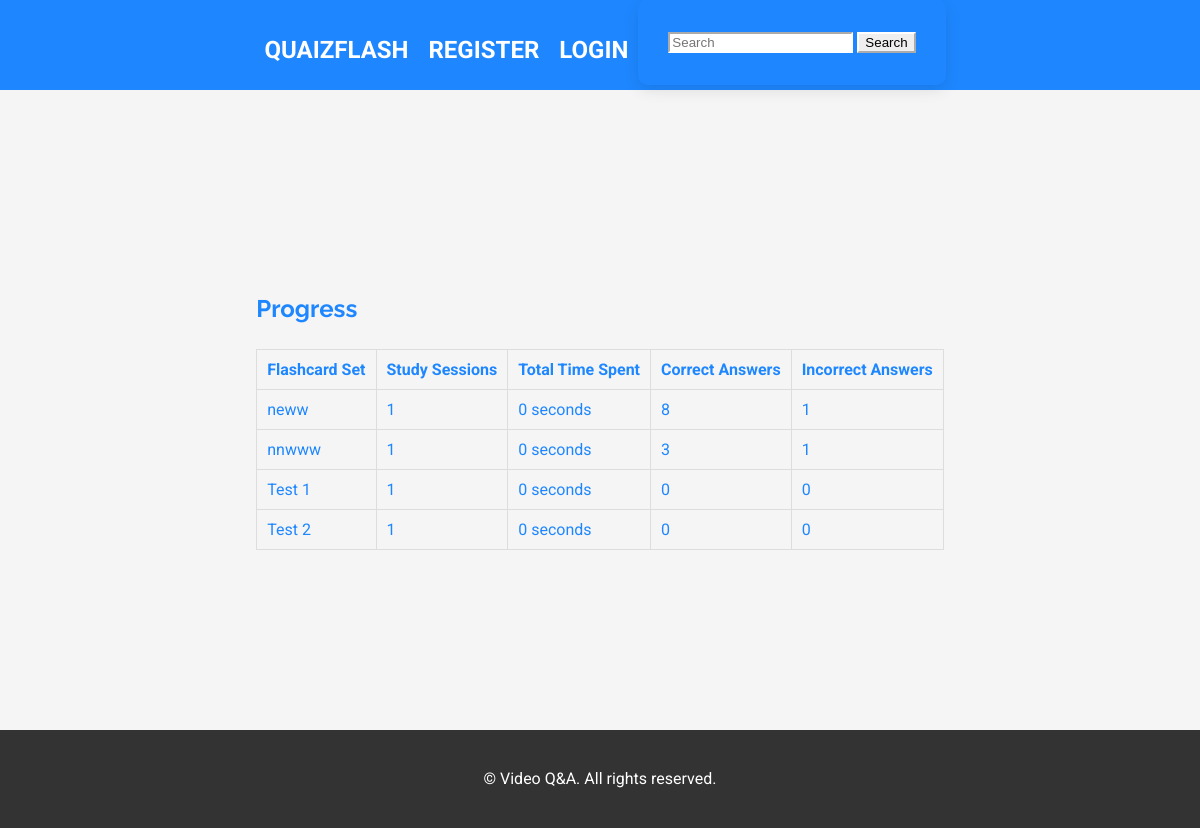
Page /progress (signed in) on the committed database.
### models.py (models this page shows, shortened)
class FlashcardInteraction(db.Model):
    id = db.Column(db.Integer, primary_key=True)
    study_session_id = db.Column(db.Integer, db.ForeignKey('study_session.id'), nullable=False)
    flashcard_id = db.Column(db.Integer, db.ForeignKey('flashcard.id'), nullable=False)
    correct = db.Column(db.Boolean, nullable=False)
    time_spent = db.Column(db.Integer, nullable=False)  # Time spent on the flashcard in seconds

class FlashcardSet(db.Model):
    id = db.Column(db.Integer, primary_key=True)
    title = db.Column(db.String(100), nullable=False)
    description = db.Column(db.String(200))
    user_id = db.Column(db.Integer, db.ForeignKey('user.id'), nullable=False)
    flashcards = db.relationship('Flashcard', backref='flashcard_set', lazy=True)  # Added relationship
    correct_count = db.Column(db.Integer, default=0)  # Add this line
    incorrect_count = db.Column(db.Integer, default=0)  # Add this line
    flashcards = db.relationship('Flashcard', backref='flashcard_set', lazy=True)
    public = db.Column(db.Boolean, default=True)

### app.py (the view)
@app.route('/progress')
@login_required
def progress():
    user_id = current_user.id
    study_sessions = StudySession.query.filter_by(user_id=user_id).all()
    progress_data = {}
    for session in study_sessions:
        if session.flashcard_set_id not in progress_data:
            progress_data[session.flashcard_set_id] = {
                'set_title': session.flashcard_set.title,
                'total_sessions': 0,
                'total_time_spent': 0,
                'total_correct': 0,
                'total_incorrect': 0
            }
        progress_data[session.flashcard_set_id]['total_sessions'] += 1
        interactions = FlashcardInteraction.query.filter_by(study_session_id=session.id).all()
        for interaction in interactions:
            progress_data[session.flashcard_set_id]['total_time_spent'] += interaction.time_spent
            if interaction.correct:
                progress_data[session.flashcard_set_id]['total_correct'] += 1
            else:
                progress_data[session.flashcard_set_id]['total_incorrect'] += 1
    return render_template('progress.html', title='Progress', progress_data=progress_data, search_form=SearchSetsForm())

### forms.py
class SearchSetsForm(FlaskForm):
    search_query = StringField('Search Query', validators=[DataRequired()])
    submit = SubmitField('Search')

### app.py (called while the page is built)
@login_manager.user_loader
def load_user(user_id):
    return User.query.get(int(user_id))

### Templates/progress.html
{% extends "base.html" %}
{% block content %}
  <div class="container">
    <h1>Progress</h1>
    <table class="table">
      <thead>
        <tr>
          <th scope="col">Flashcard Set</th>
          <th scope="col">Study Sessions</th>
          <th scope="col">Total Time Spent</th>
          <th scope="col">Correct Answers</th>
          <th scope="col">Incorrect Answers</th>
        </tr>
      </thead>
      <tbody>
        {% for set_id, data in progress_data.items() %}
          <tr>
            <td>{{ data.set_title }}</td>
            <td>{{ data.total_sessions }}</td>
            <td>{{ data.total_time_spent }} seconds</td>
            <td>{{ data.total_correct }}</td>
            <td>{{ data.total_incorrect }}</td>
          </tr>
        {% endfor %}
      </tbody>
    </table>
  </div>
{% endblock %}

### static/style.css (style rules this page uses)
body { font-family: 'Roboto', sans-serif; line-height: 1.6; color: #1e87ff; margin: 0; padding: 0; background-color: #f5f5f5; }
h1, h2, h3, h4, h5, h6 { font-family: 'Raleway', sans-serif; }
.container { max-width: 1200px; margin: 0 auto; padding: 0 15px; }
.table { width: 100%; border-collapse: collapse; }
table td { padding: 10px; border: 1px solid #ddd; vertical-align: top; }
table th { padding: 10px; border: 1px solid #ddd; background-color: #f5f5f5; text-align: left; }

### rows in the picture
FlashcardInteraction: set_title "neww", total_sessions "1", total_time_spent "0", total_correct "8", total_incorrect "1"
FlashcardInteraction: set_title "nnwww", total_sessions "1", total_time_spent "0", total_correct "3", total_incorrect "1"
FlashcardSet: set_title "Test 1"
FlashcardSet: set_title "Test 2"

### other values in the picture
{{ data.total_sessions }} "1" "1"
{{ data.total_time_spent }} "0" "0"
{{ data.total_correct }} "0" "0"
{{ data.total_incorrect }} "0" "0"
